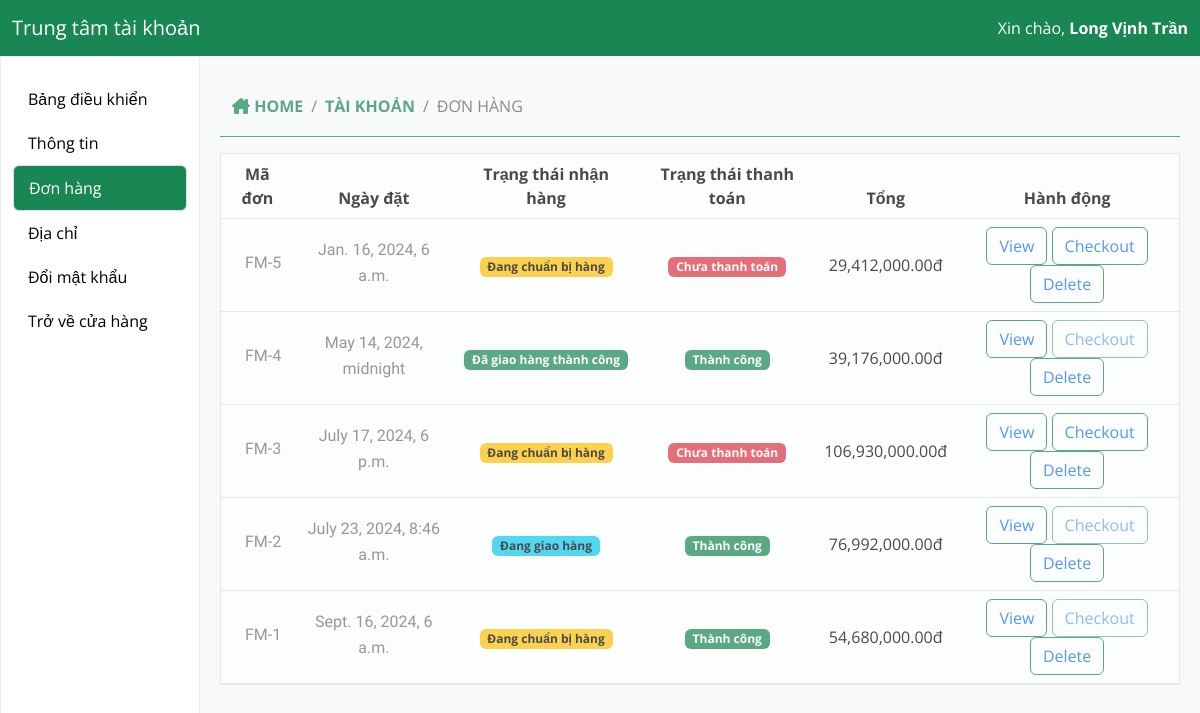
Page /dashboard/order/ (signed in) on the earlier database version.
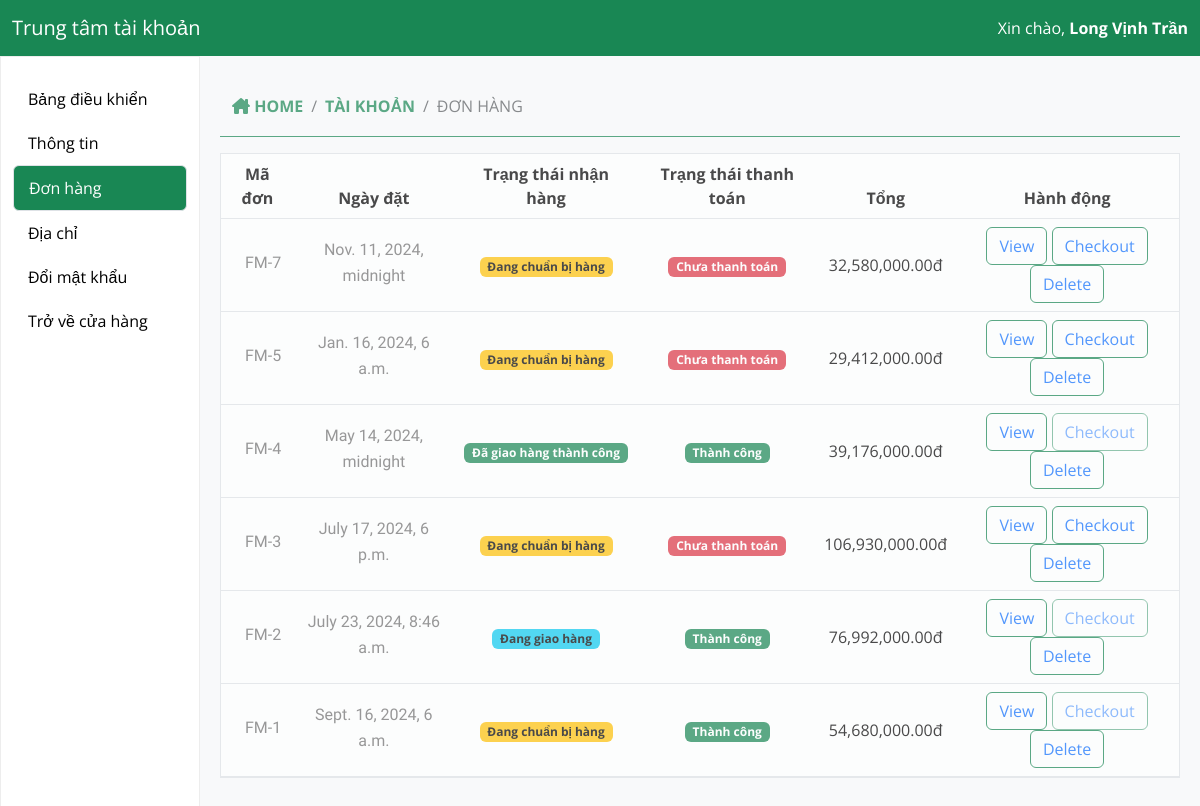
Same page on the later database version.
### userauths/models.py (models this page shows, shortened)
class Profile(models.Model):
    GENDER_CHOICES = [
        ('male', 'Nam'),
        ('female', 'Nữ'),
    ]
    user = models.OneToOneField(User, on_delete=models.CASCADE)
    image = cloudinary.models.CloudinaryField('images', folder="fresh_mart")
    full_name = models.CharField(max_length=200, null=True, blank=True)
    bio = models.CharField(max_length=200, null=True, blank=True)
    phone = models.CharField(max_length=200, null=True, blank=True)
    address = models.CharField(max_length=200, null=True, blank=True)
    country = models.CharField(max_length=200, null=True, blank=True)
    verified = models.BooleanField(default=False, null=True, blank=True)
    gender = models.CharField(max_length=6, choices=GENDER_CHOICES, default='male')
    birthdate = models.DateTimeField(auto_now_add=False, null=True, blank=True)

### core/models.py (models this page shows)
class CartOrder(models.Model):
    user = models.ForeignKey(User, on_delete=models.CASCADE)
    full_name = models.CharField(max_length=100, null=True, blank=True)
    email = models.CharField(max_length=100, null=True, blank=True)
    phone = models.CharField(max_length=100, null=True, blank=True)
    address = models.CharField(max_length=100, null=True, blank=True)
    city = models.CharField(max_length=100, null=True, blank=True)
    state = models.CharField(max_length=100, null=True, blank=True)
    country = models.CharField(max_length=100, null=True, blank=True)
    price = models.DecimalField(max_digits=12, decimal_places=2, default="0.00")
    saved = models.DecimalField(max_digits=12, decimal_places=2, default="0.00")
    coupons = models.ManyToManyField("core.Coupon", blank=True)
    shipping_method = models.CharField(max_length=100, null=True, blank=True)
    tracking_id = models.CharField(max_length=100, null=True, blank=True)
    tracking_website_address = models.CharField(max_length=100, null=True, blank=True)
    paid_status = models.BooleanField(default=False)
    order_date = models.DateTimeField(auto_now_add=True)
    product_status = models.CharField(choices=STATUS_CHOICE, max_length=30, default="processing")
    sku = ShortUUIDField(null=True, blank=True, length=5,prefix="SKU", max_length=20, alphabet="1234567890")
    oid = ShortUUIDField(null=True, blank=True, length=8, max_length=20, alphabet="1234567890")
    stripe_payment_intent = models.CharField(max_length=1000, null=True, blank=True)
    class Meta:
        verbose_name_plural = "Cart Order"

### dashboard/views.py (the view)
# urls.py: path("order/", order_view, name="order"),
def order_view(request):
  user_profile = Profile.objects.get(user=request.user)
  orders_list = CartOrder.objects.filter(user=request.user).order_by("-id")
  context = {
    "orders_list": orders_list,
    "user_profile": user_profile,
    'active_section': 'order'
  }
  return render(request,'dashboard/order.html',context)

### core/context_processor.py (called while the page is built)
def default(request):
  categories  = Category.objects.all()
  username = request.user
  min_max_price = Product.objects.aggregate(Min("price"),Max("price"))
  if request.user.is_authenticated:
    try:
        wishlist = WishList.objects.filter(user=request.user)
    except:
        messages.warning(request, "Bạn cần đăng nhập trước.")
        wishlist = 0
  else:
      wishlist = 0
  cart_total_amount = 0
  if 'cart_data_obj' in request.session:
      for p_id, item in request.session['cart_data_obj'].items():
          cart_total_amount += int(item['qty']) * float(item['price'])
  return {
    "categories":categories,
    'wishlist':wishlist,
    "min_max_price":min_max_price,
    "username":username,
    "cart_total_amount":cart_total_amount
  }

### templates/dashboard/order.html (shortened to what this page needs)
{% extends 'partials/user.html' %}
{% load static %}
{% load humanize %}
{% block order %}
  <section class="border-bottom border-success mb-3">
    <div class="container">
      <div class="row">
        <div class="col-lg-12">
          <nav aria-label="breadcrumb">
            <ol class="breadcrumb d-flex align-items-center m-0" style="height: 60px;">
              <li class="breadcrumb-item">
                <i class="fa-solid fa-house-chimney text-success"></i>
                <a class="text-uppercase text-success fw-bold" href="{% url 'core:index' %}">Home</a>
              </li>
              <li class="breadcrumb-item">
                <a class="text-uppercase text-success fw-bold" href="{% url 'core:index' %}">Tài khoản</a>
              </li>
              <li class="breadcrumb-item active text-uppercase" aria-current="page">Đơn hàng</li>
            </ol>
          </nav>
        </div>
      </div>
    </div>
  </section>
  <div class="container border mb-5 p-0">
    <table class="table align-middle mb-0 bg-white table-hover text-center">
      <thead class="bg-light">
        <tr>
          <th>Mã đơn</th>
          <th>Ngày đặt</th>
          <th>Trạng thái nhận hàng</th>
          <th>Trạng thái thanh toán</th>
          <th>Tổng</th>
          <th>Hành động</th>
        </tr>
      </thead>
      <tbody>
        {% for o in orders_list %}
          <tr>
            <td>
              <div class="d-flex align-items-center">
                <div class="ms-3">
                  <p class="fw-medium mb-1">FM-{{ o.id }}</p>
                </div>
              </div>
            </td>
            <td>
              <p class="fw-normal mb-1">{{ o.order_date }}</p>
            </td>
            <td>
              {% if o.product_status == 'processing' %}
                <span class="badge text-bg-warning">Đang chuẩn bị hàng</span>
              {% elif o.product_status == 'shipped' %}
                <span class="badge text-bg-info">Đang giao hàng</span>
              {% elif o.product_status == 'delivered' %}
                <span class="badge text-bg-success px-2">Đã giao hàng thành công</span>
              {% endif %}
            </td>
            <td>
              {% if o.paid_status %}
                <span class="badge text-bg-success">Thành công</span>
              {% else %}
                <span class="badge text-bg-danger">Chưa thanh toán</span>
              {% endif %}
            </td>
            <td>{{ o.price|intcomma }}đ</td>
            <td>
              <button type="button" class="btn btn-outline-success"><a href="{% url 'dashboard:order-detail' o.id %}">View</a></button>
              {% if o.paid_status %}
                <button disabled type="button" class="btn btn-outline-success text-secondary"><a href="{% url 'core:checkout' o.oid %}">Checkout</a></button>
              {% else %}
                <button type="button" class="btn btn-outline-success"><a href="{% url 'core:checkout' o.oid %}">Checkout</a></button>
              {% endif %}
              <button type="button" class="btn btn-outline-success"><a href="{% url 'core:checkout' o.oid %}">Delete</a></button>
            </td>
          </tr>
        {% endfor %}
      </tbody>
    </table>
  </div>
{% endblock %}

### templates/partials/user.html (shortened to what this page needs)
{% load static %}
{% load humanize %}
<!DOCTYPE html>
<html lang="en">
  <head>
    <link rel="stylesheet" href="https://cdnjs.cloudflare.com/ajax/libs/font-awesome/6.6.0/css/all.min.css" />
    <link href="https://cdn.jsdelivr.net/npm/bootstrap@5.3.3/dist/css/bootstrap.min.css" rel="stylesheet" />
    <link rel="stylesheet" href="//cdn.jsdelivr.net/npm/alertifyjs@1.14.0/build/css/alertify.min.css" />
    <link rel="stylesheet" href="//cdn.jsdelivr.net/npm/alertifyjs@1.14.0/build/css/themes/default.min.css" />
    <link rel="stylesheet" href="{% static 'assets/css/nice-select.css' %}" type="text/css" />
    <link rel="stylesheet" href="{% static 'assets/css/jquery-ui.min.css' %}" type="text/css" />
    <link rel="stylesheet" href="{% static 'assets/css/owl.carousel.min.css' %}" type="text/css" />
    <link rel="stylesheet" href="{% static 'assets/css/slicknav.min.css' %}" type="text/css" />
    <link rel="stylesheet" href="{% static 'assets/css/style.css' %}" type="text/css" />
  </head>
  <body>
    <nav class="navbar navbar-dark bg-success">
      <div class="container-fluid">
        <a class="navbar-brand" href="#">Trung tâm tài khoản</a>
        <span class="navbar-text text-white">Xin chào, <strong>{{ user_profile.full_name }}</strong></span>
      </div>
    </nav>
    <div class="container-fluid">
      <div class="row">
        <div class="col-md-3 col-lg-2 sidebar" style="height: inherit;min-height: 100vh;">
          <a class="{% if active_section == 'index' %}bg-success border rounded text-white{% endif %}" href="{% url 'dashboard:index' %}" onclick="">Bảng điều khiển</a>
          <a class="{% if active_section == 'profile' or active_section == 'edit_profile' %}bg-success border rounded text-white{% endif %}" href="{% url 'dashboard:profile' %}" onclick="">Thông tin</a>
          <a class="{% if active_section == 'order' or active_section == 'order_detail' %}bg-success border rounded text-white{% endif %}" href="{% url 'dashboard:order' %}" onclick="">Đơn hàng</a>
          <a class="{% if active_section == 'address' %}bg-success border rounded text-white{% endif %}" href="{% url 'dashboard:address' %}" onclick="">Địa chỉ</a>
          <a class="{% if active_section == 'change_password' %}bg-success border rounded text-white{% endif %}" href="{% url 'userauths:change-password' %}"  onclick="">Đổi mật khẩu</a>
          <a href="{% url 'core:index' %}">Trở về cửa hàng</a>
        </div>
        <div class="col-md-9 col-lg-10 content bg-body-tertiary">
          <div id="messages" class="section-content {% if active_section == 'order' %}active-section{% endif %}">
            {% block order %}
            {% endblock %}
          </div>
        </div>
      </div>
    </div>
  </body>
</html>

### static/assets/css/style.css (style rules this page uses)
tml, body { height: 100%; font-family: "Open Sans", sans-serif; -webkit-font-smoothing: antialiased; }
p { font-size: 16px; font-family: "Cairo", sans-serif; color: #6f6f6f; font-weight: 400; line-height: 26px; margin: 0 0 15px 0; }
a { text-decoration: none; }
ul, ol { padding: 0; margin: 0; }
@media only screen and (min-width: 1200px) { .container { max-width: 1170px; } }

### templates/partials/user.html (style rules this page uses)
.sidebar { height: 100vh; background-color: white; color: white; padding-top: 20px; border: 1px solid #ededed; }
.sidebar a { color: black; padding: 10px 15px; display: block; text-decoration: none; }
.content { padding: 20px; }
.section-content { display: none; opacity: 0.7; }
.active-section { display: block; }

Differences in the rows shown:
added CartOrder: id "7", order_date "Nov. 11, 2024, midnight", product_status "Đang chuẩn bị hàng", paid_status "Chưa thanh toán", price "32,580,000.00"
